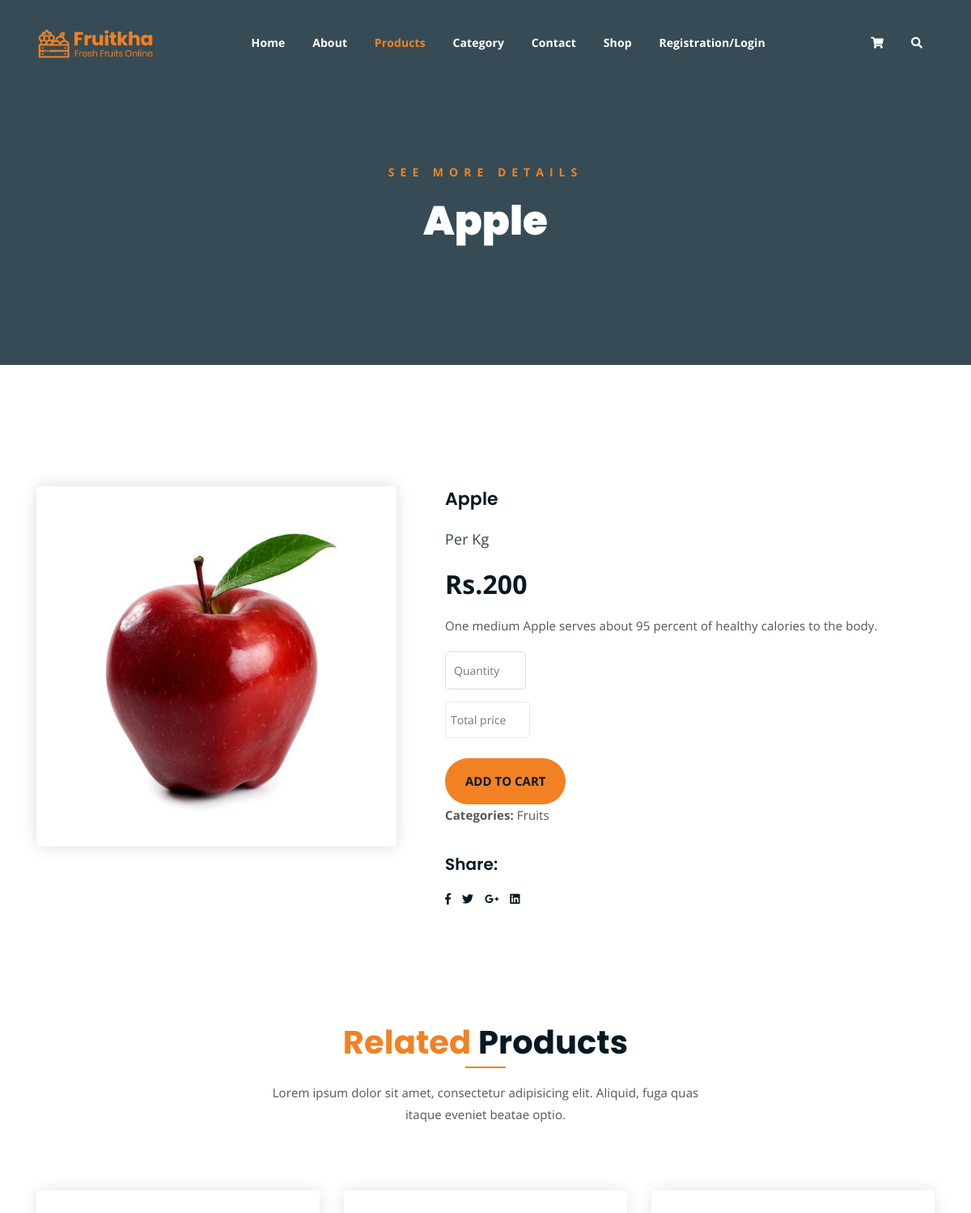
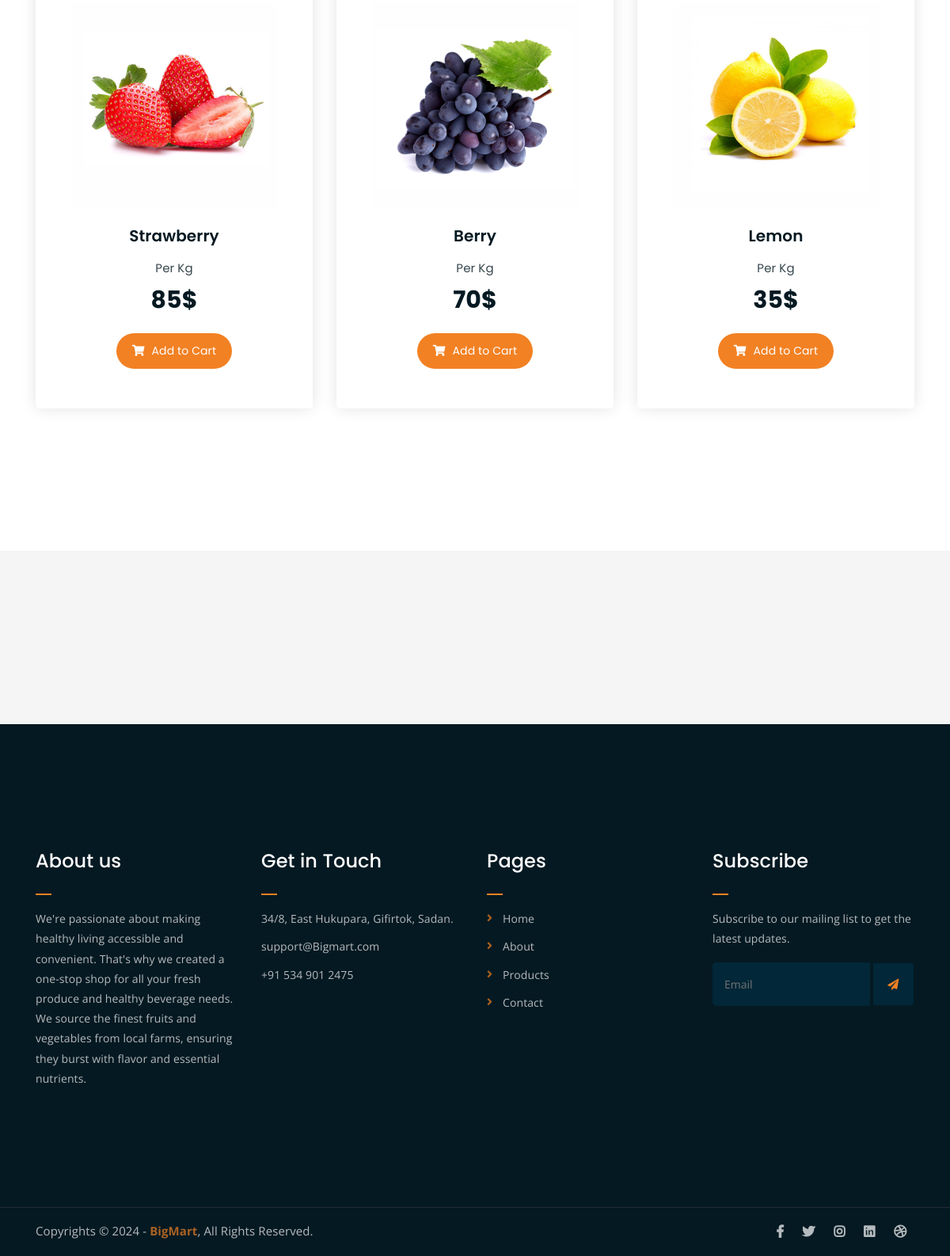
The page /Single_Product_page/1/ on the database its author committed (2 pictures, top to bottom).
### Backend/models.py (models this page shows)
class ProductDB(models.Model):
    category_p = models.CharField(max_length=100,null=True,blank=True)
    product = models.CharField(max_length=100,null=True,blank=True)
    price = models.IntegerField(null=True,blank=True)
    Des_product = models.CharField(max_length=200,null=True,blank=True)
    Img_product = models.ImageField(upload_to="ProductImages",null=True,blank=True)

### WebApp/views.py (the view)
# urls.py: path('Single_Product_page/<int:pro_id>/',views.Single_Product_page,name="Single_Product_page"),
def Single_Product_page(req,pro_id):
    data = ProductDB.objects.get(id=pro_id)
    cat = CategoriesDB.objects.all()
    return render(req,"Single_Product.html",{'data':data,'cat':cat})

### WebApp/templates/Single_Product.html (shortened to what this page needs)
<!DOCTYPE html>
{% load static %}
<html lang="en">
<head>
	<link rel="stylesheet" href="{% static 'webstyle/assets/css/all.min.css' %}">
	<link rel="stylesheet" href="{% static 'webstyle/assets/bootstrap/css/bootstrap.min.css' %}">
	<link rel="stylesheet" href="{% static 'webstyle/assets/css/owl.carousel.css' %}">
	<link rel="stylesheet" href="{% static 'webstyle/assets/css/magnific-popup.css' %}">
	<link rel="stylesheet" href="{% static 'webstyle/assets/css/animate.css' %}">
	<link rel="stylesheet" href="{% static 'webstyle/assets/css/meanmenu.min.css' %}">
	<link rel="stylesheet" href="{% static 'webstyle/assets/css/main.css' %}">
	<link rel="stylesheet" href="{% static 'webstyle/assets/css/responsive.css' %}">
</head>
<body>
	<div class="top-header-area" id="sticker">
		<div class="container">
			<div class="row">
				<div class="col-lg-12 col-sm-12 text-center">
					<div class="main-menu-wrap">
						<div class="site-logo">
							<a href="index.html">
								<img src="{% static 'webstyle/assets/img/logo.png' %}" alt="">
							</a>
						</div>
						<nav class="main-menu">
							<ul>
								<li ><a href="{% url 'Home' %}">Home</a>
								</li>
								<li><a href="{% url 'About' %}">About</a></li>
								<li class="current-list-item"><a href="{% url 'Product_web_page' %}">Products</a></li>
								<li><a href="#">Category</a>
								</li>
								<li><a href="{% url 'Contact' %}">Contact</a></li>
								<li><a href="#">Shop</a>
                            </li>
								{% if request.session.Username %}
									<li><a style="text-transform: capitalize;" href="{% url 'user_logout' %}">Welcome {{request.session.Username}}/Logot</a></li>
								{% else %}
									<li><a href="{% url 'User_login_page' %}">Registration/Login</a></li>
								{% endif %}
								<li>
									<div class="header-icons">
										<a class="shopping-cart" href="{% url 'CartPage' %}"><i class="fas fa-shopping-cart"></i></a>
										<a class="mobile-hide search-bar-icon" href="#"><i class="fas fa-search"></i></a>
									</div>
								</li>
							</ul>
						</nav>
					</div>
				</div>
			</div>
		</div>
	</div>
	<div class="breadcrumb-section breadcrumb-bg">
		<div class="container">
			<div class="row">
				<div class="col-lg-8 offset-lg-2 text-center">
					<div class="breadcrumb-text">
						<p>See more Details</p>
						<h1>{{data.product}}</h1>
					</div>
				</div>
			</div>
		</div>
	</div>
	<div class="single-product mt-150 mb-150">
		<div class="container">
			<div class="row">
				<div class="col-md-5">
					<div class="single-product-img">
						<img src="{{data.Img_product.url}}" alt="">
					</div>
				</div>
				<div class="col-md-7">
					<div class="single-product-content">
						<h3>{{data.product}}</h3>
						<p class="single-product-pricing"><span>Per Kg</span> Rs.{{data.price}}</p>
                        <p>{{data.Des_product}}</p>
						<div class="single-product-form">
							<form method="post" action="{% url 'saveCart' %}">
								<input id="qty" type="number" placeholder="Quantity"  min="1" name="QUANTITY"><br>
								<input id="total_input" type="text" placeholder="Total price" name="TOTALPRICE" >
								<input  type="hidden"  value="{{request.session.Username}}" name="USERNAME" readonly><br>
								<input  type="hidden"  value="{{data.product}}" name="PRODUCTNAME"><br>
								<p><input class="cart-btn" type="submit" value="Add to Cart"> </p>
							</form>
							<p><strong>Categories: </strong>{{data.category_p}}</p>
						</div>
						<h4>Share:</h4>
						<ul class="product-share">
							<li><a href=""><i class="fab fa-facebook-f"></i></a></li>
							<li><a href=""><i class="fab fa-twitter"></i></a></li>
							<li><a href=""><i class="fab fa-google-plus-g"></i></a></li>
							<li><a href=""><i class="fab fa-linkedin"></i></a></li>
						</ul>
					</div>
				</div>
			</div>
		</div>
	</div>
	<div class="more-products mb-150">
		<div class="container">
			<div class="row">
				<div class="col-lg-8 offset-lg-2 text-center">
					<div class="section-title">
						<h3><span class="orange-text">Related</span> Products</h3>
						<p>Lorem ipsum dolor sit amet, consectetur adipisicing elit. Aliquid, fuga quas itaque eveniet beatae optio.</p>
					</div>
				</div>
			</div>
			<div class="row">
				<div class="col-lg-4 col-md-6 text-center">
					<div class="single-product-item">
						<div class="product-image">
							<a href="single-product.html"><img src="{% static 'webstyle/assets/img/products/product-img-1.jpg' %}" alt=""></a>
						</div>
						<h3>Strawberry</h3>
						<p class="product-price"><span>Per Kg</span> 85$ </p>
						<a href="cart.html" class="cart-btn"><i class="fas fa-shopping-cart"></i> Add to Cart</a>
					</div>
				</div>
				<div class="col-lg-4 col-md-6 text-center">
					<div class="single-product-item">
						<div class="product-image">
							<a href="single-product.html"><img src="{% static 'webstyle/assets/img/products/product-img-2.jpg' %}" alt=""></a>
						</div>
						<h3>Berry</h3>
						<p class="product-price"><span>Per Kg</span> 70$ </p>
						<a href="cart.html" class="cart-btn"><i class="fas fa-shopping-cart"></i> Add to Cart</a>
					</div>
				</div>
				<div class="col-lg-4 col-md-6 offset-lg-0 offset-md-3 text-center">
					<div class="single-product-item">
						<div class="product-image">
							<a href="single-product.html"><img src="{% static 'webstyle/assets/img/products/product-img-3.jpg' %}" alt=""></a>
						</div>
						<h3>Lemon</h3>
						<p class="product-price"><span>Per Kg</span> 35$ </p>
						<a href="cart.html" class="cart-btn"><i class="fas fa-shopping-cart"></i> Add to Cart</a>
					</div>
				</div>
			</div>
		</div>
	</div>
	<div class="logo-carousel-section">
		<div class="container">
			<div class="row">
				<div class="col-lg-12">
					<div class="logo-carousel-inner">
						<div class="single-logo-item">
							<img src="{% static 'webstyle/assets/img/company-logos/1.png' %}" alt="">
						</div>
						<div class="single-logo-item">
							<img src="{% static 'webstyle/assets/img/company-logos/2.png' %}" alt="">
						</div>
						<div class="single-logo-item">
							<img src="{% static 'webstyle/assets/img/company-logos/3.png' %}" alt="">
						</div>
						<div class="single-logo-item">
							<img src="{% static 'webstyle/assets/img/company-logos/4.png' %}" alt="">
						</div>
					</div>
				</div>
			</div>
		</div>
	</div>
	<div class="footer-area">
    <div class="container">
        <div class="row">
            <div class="col-lg-3 col-md-6">
                <div class="footer-box about-widget">
                    <h2 class="widget-title">About us</h2>
                    <p>We're passionate about making healthy living accessible
                        and convenient. That's why we created a one-stop shop for
                        all your fresh produce and healthy beverage needs.
                        We source the finest fruits and vegetables from local farms,
                        ensuring they burst with flavor and essential nutrients.</p>
                </div>
            </div>
            <div class="col-lg-3 col-md-6">
                <div class="footer-box get-in-touch">
                    <h2 class="widget-title">Get in Touch</h2>
                    <ul>
                        <li>34/8, East Hukupara, Gifirtok, Sadan.</li>
                        <li>support@Bigmart.com</li>
                        <li>+91 534 901 2475</li>
                    </ul>
                </div>
            </div>
            <div class="col-lg-3 col-md-6">
                <div class="footer-box pages">
                    <h2 class="widget-title">Pages</h2>
                    <ul>
                        <li><a href="{% url 'Home' %}">Home</a></li>
                        <li><a href="{% url 'About' %}">About</a></li>
                        <li><a href="{% url 'Product_web_page' %}">Products</a></li>
                        <li><a href="{% url 'Contact' %}">Contact</a></li>
                    </ul>
                </div>
            </div>
            <div class="col-lg-3 col-md-6">
                <div class="footer-box subscribe">
                    <h2 class="widget-title">Subscribe</h2>
                    <p>Subscribe to our mailing list to get the latest updates.</p>
                    <form action="index.html">
                        <input type="email" placeholder="Email">
                        <button type="submit"><i class="fas fa-paper-plane"></i></button>
                    </form>
                </div>
            </div>
        </div>
    </div>
</div>
<div class="copyright">
    <div class="container">
        <div class="row">
            <div class="col-lg-6 col-md-12">
                <p>Copyrights &copy; 2024 - <a href="{% url 'Home' %}">BigMart</a>, All Rights
                    Reserved.
                </p>
            </div>
            <div class="col-lg-6 text-right col-md-12">
                <div class="social-icons">
                    <ul>
                        <li><a href="#" target="_blank"><i class="fab fa-facebook-f"></i></a></li>
                        <li><a href="#" target="_blank"><i class="fab fa-twitter"></i></a></li>
                        <li><a href="#" target="_blank"><i class="fab fa-instagram"></i></a></li>
                        <li><a href="#" target="_blank"><i class="fab fa-linkedin"></i></a></li>
                        <li><a href="#" target="_blank"><i class="fab fa-dribbble"></i></a></li>
                    </ul>
                </div>
            </div>
        </div>
    </div>
</div>
</body>
</html>

### WebApp/templates/Single_Product.html (style rules this page uses)
#total_input { width:105px; height:45px; border-radius:5px; border:0.5px solid rgb(234,234,234); background:white; padding-left:6px; }

### rows shown on the page
ProductDB: product "Apple", Img_product (picture), price "200", Des_product "One medium Apple serves about 95 percent of healthy calories to the body.", category_p "Fruits"
